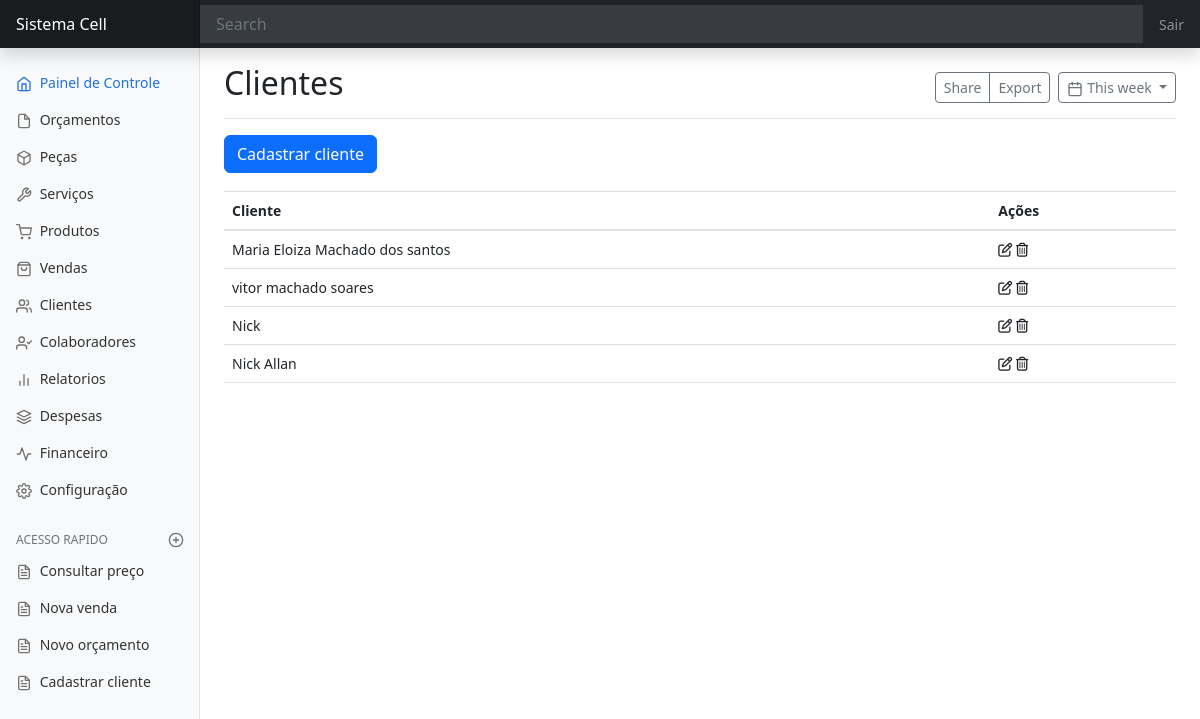
The page /cliente/ on the database as committed earlier.
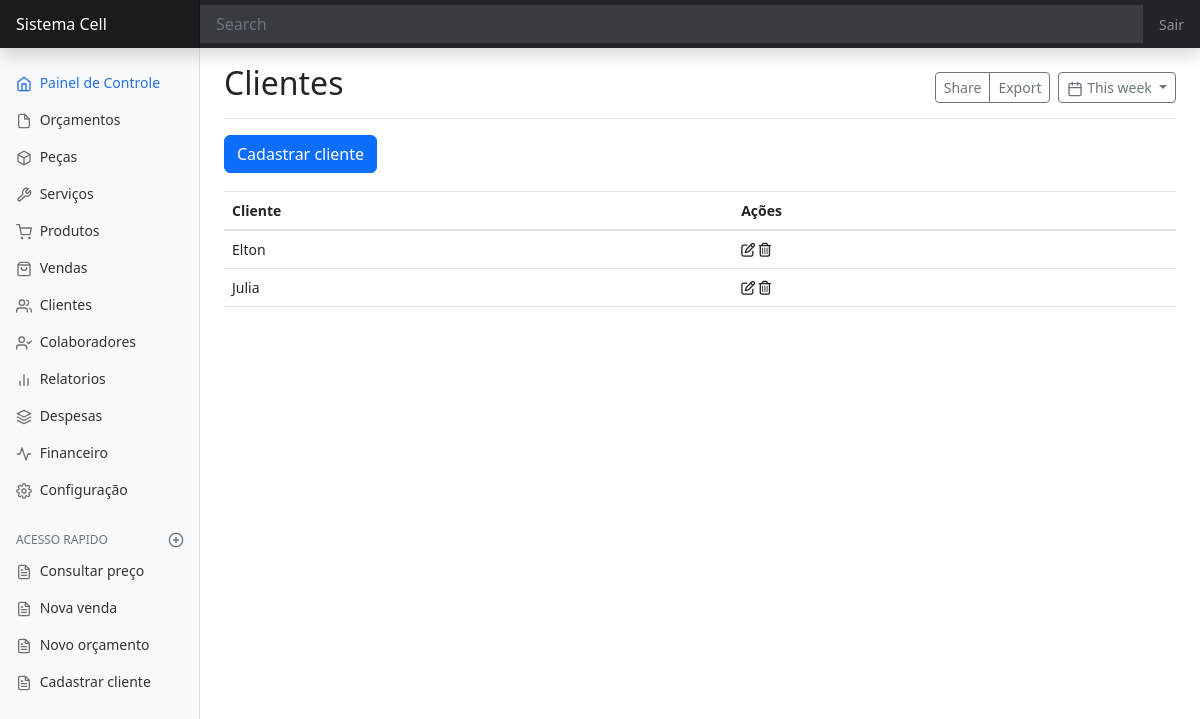
The same page on the database as committed later.
### cliente/models.py (models this page shows, shortened)
class Cliente(models.Model):
    nome_cliente = models.CharField(max_length=90)

### cliente/views.py (the view)
# urls.py: path('cliente/', ListaCliente.as_view(), name='cliente'),
class ListaCliente(ListView):
    model = Cliente
    template_name = 'cliente/pagina-inicial-cliente.html'

### cliente/templates/cliente/pagina-inicial-cliente.html (shortened to what this page needs)
{% extends 'dashboard/pagina-inicial.html' %}
{% block titulo %}Clientes{% endblock %}
{% block conteudo %}
<a
        href=""
        class="btn btn-primary"
        data-toggle="modal"
        data-target="#staticBackdrop"
        hx-get="{% url 'cadastrar-cliente' %}"
        hx-target="#adicionar-conteudo"
>Cadastrar cliente</a>
<div style="padding-top:18px">
    <table class="table">
        <thead>
        <tr>
            <th>Cliente</th>
            <th>Ações</th>
        </tr>
        </thead>
        <tbody id="cliente-Tbody">
            {% include 'cliente/tabela/tabela-cliente.html' %}
        </tbody>
    </table>
</div>
{% endblock conteudo %}

### cliente/templates/cliente/tabela/linhas-tabela-cliente.html
<tr id="trCliente{{ object.pk }}">
    <td> {{ object.nome_cliente }} </td>
    <td><span
            data-toggle="modal"
            data-target="#staticBackdrop"
            hx-get="{% url 'editar-cliente' object.pk %}"
            hx-target="#adicionar-conteudo">
        <i class="fa-regular fa-pen-to-square"></i>
    </span>
        <span
            hx-get="{% url 'apagar-cliente' object.pk %}"
            hx-confirm="Deseja mesmo Apagar {{ object.nome_cliente }} ?"
            hx-target="closest tr"
            hx-swap="outerHTML swap:300ms">
                <i class="fa-regular fa-trash-can"></i>
        </span>
    </td>
</tr>

Rows that differ between the two databases and show on the page:
removed Cliente: nome_cliente "vitor machado soares"
removed Cliente: nome_cliente "Nick"
removed Cliente: nome_cliente "Nick Allan"
added Cliente: nome_cliente "Elton"
changed Cliente: nome_cliente "Maria Eloiza Machado dos santos" → "Julia"
